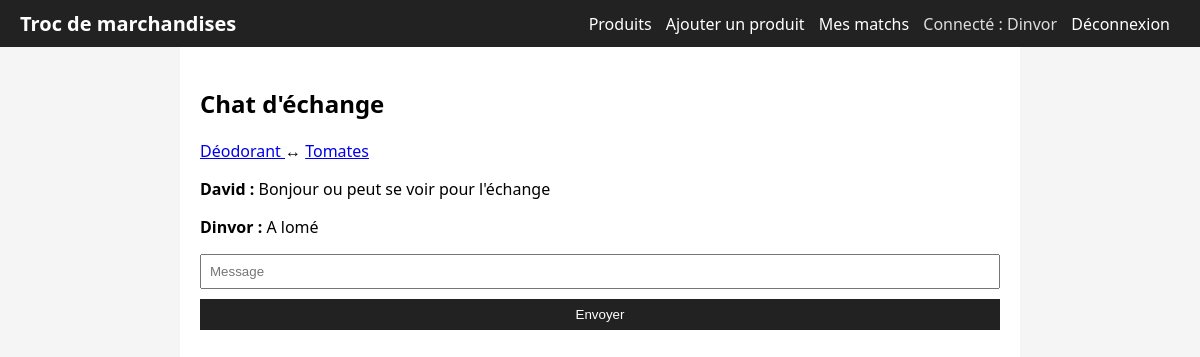
Page /chat/5 (signed in) on the committed database.
### tables this page shows
CREATE TABLE users (
            id INTEGER PRIMARY KEY AUTOINCREMENT,
            name TEXT NOT NULL,
            email TEXT UNIQUE NOT NULL,
            password TEXT NOT NULL,
            bio TEXT
        );

CREATE TABLE products (
            id INTEGER PRIMARY KEY AUTOINCREMENT,
            user_id INTEGER NOT NULL,
            title TEXT NOT NULL,
            description TEXT,
            image TEXT,
            status TEXT DEFAULT 'disponible',
            FOREIGN KEY(user_id) REFERENCES users(id)
        );

CREATE TABLE messages (
            id INTEGER PRIMARY KEY AUTOINCREMENT,
            match_id INTEGER NOT NULL,
            sender_id INTEGER NOT NULL,
            content TEXT NOT NULL,
            created_at DATETIME DEFAULT CURRENT_TIMESTAMP,
            FOREIGN KEY(match_id) REFERENCES matches(id),
            FOREIGN KEY(sender_id) REFERENCES users(id)
        );

### chat/routes.py (the view)
@chat_bp.route("/chat/<int:match_id>")
def chat(match_id):
    user = current_user()
    if not user:
        return redirect(url_for("auth.login"))
    conn = get_db()
    c = conn.cursor()
    c.execute("SELECT * FROM matches WHERE id=?", (match_id,))
    match = c.fetchone()
    if not match:
        conn.close()
        flash("Match introuvable.")
        return redirect(url_for("matching.matches"))
    c.execute("SELECT * FROM products WHERE id=?", (match["product_a_id"],))
    product_a = c.fetchone()
    c.execute("SELECT * FROM products WHERE id=?", (match["product_b_id"],))
    product_b = c.fetchone()
    if user["id"] not in (product_a["user_id"], product_b["user_id"]):
        conn.close()
        flash("Tu n'as pas accès à ce chat.")
        return redirect(url_for("matching.matches"))
    c.execute("""
        SELECT m.*, u.name AS sender_name
        FROM messages m
        JOIN users u ON m.sender_id = u.id
        WHERE match_id=?
        ORDER BY m.created_at ASC
    """, (match_id,))
    messages = c.fetchall()
    conn.close()
    return render_template(
        "chat.html",
        match=match,
        product_a=product_a,
        product_b=product_b,
        messages=messages,
        user=user
    )

### app.py (called while the page is built)
def get_db():
    conn = sqlite3.connect("troc.db")
    conn.row_factory = sqlite3.Row
    return conn

def current_user():
    if "user_id" in session:
        conn = get_db()
        c = conn.cursor()
        c.execute("SELECT * FROM users WHERE id=?", (session["user_id"],))
        u = c.fetchone()
        conn.close()
        return u
    return None

def create_app():
    app = Flask(__name__)
    app.config["SECRET_KEY"] = "dev-secret-key"
    from auth.routes import auth_bp
    from products.routes import products_bp
    from matching.routes import matching_bp
    from chat.routes import chat_bp
    from api.routes import api_bp
    app.register_blueprint(auth_bp)
    app.register_blueprint(products_bp)
    app.register_blueprint(matching_bp)
    app.register_blueprint(chat_bp)
    app.register_blueprint(api_bp)
    @app.context_processor
    def inject_user():
        return {"user": current_user()}
    @app.route("/")
    def index():
        return render_template("products.html", products=[], user=current_user())
    socketio.init_app(app)
    return app

### chat/routes.py (called while the page is built)
def get_db():
    conn = sqlite3.connect("troc.db")
    conn.row_factory = sqlite3.Row
    return conn

def current_user():
    if "user_id" in session:
        conn = get_db()
        c = conn.cursor()
        c.execute("SELECT * FROM users WHERE id=?", (session["user_id"],))
        u = c.fetchone()
        conn.close()
        return u
    return None

### templates/chat.html (shortened to what this page needs)
{% extends "base.html" %}
{% block content %}
<h2>Chat d'échange</h2>
<p>
    <a href="{{ url_for('products.product_detail', product_id=product_a['id']) }}">
        {{ product_a['title'] }}
    </a>
    ↔
    <a href="{{ url_for('products.product_detail', product_id=product_b['id']) }}">
        {{ product_b['title'] }}
    </a>
</p>
<div id="messages">
    {% for msg in messages %}
        <p><strong>{{ msg['sender_name'] }} :</strong> {{ msg['content'] }}</p>
    {% endfor %}
</div>
<input id="msg" placeholder="Message">
<button onclick="sendMessage()">Envoyer</button>
{% endblock %}

### templates/base.html (shortened to what this page needs)
<!DOCTYPE html>
<html lang="fr">
<head>
    <link rel="stylesheet" href="{{ url_for('static', filename='style.css') }}">
</head>
<body>
<header>
    <h1>Troc de marchandises</h1>
    <nav>
        <a href="{{ url_for('products.products') }}">Produits</a>
        {% if user %}
            <a href="{{ url_for('products.product_add') }}">Ajouter un produit</a>
            <a href="{{ url_for('matching.matches') }}">Mes matchs</a>
            <span class="user">Connecté : {{ user['name'] }}</span>
            <a href="{{ url_for('auth.logout') }}">Déconnexion</a>
        {% else %}
            <a href="{{ url_for('auth.login') }}">Connexion</a>
            <a href="{{ url_for('auth.register') }}">Inscription</a>
        {% endif %}
    </nav>
</header>
<main>
    {% block content %}{% endblock %}
</main>
</body>
</html>

### static/style.css (style rules this page uses)
body { font-family: system-ui, sans-serif; margin: 0; padding: 0; background: #f5f5f5; }
header { background: #222; color: #fff; padding: 10px 20px; display: flex; align-items: center; justify-content: space-between; }
header h1 { margin: 0; font-size: 20px; }
nav a { color: #fff; margin-right: 10px; text-decoration: none; }
nav .user { color: #ddd; margin-right: 10px; }
main { padding: 20px; max-width: 800px; margin: 0 auto; background: #fff; min-height: calc(100vh - 60px); }
input, textarea, select, button { display: block; width: 100%; margin: 5px 0 10px 0; padding: 8px; box-sizing: border-box; }
button { background: #222; color: #fff; border: none; cursor: pointer; }

### rows in the picture
users: name "Dinvor"
products: title "Déodorant"
products: title "Tomates"
messages: sender_name "David", content "Bonjour ou peut se voir pour l'échange"
messages: sender_name "Dinvor", content "A lomé"
